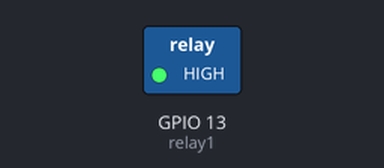
This program was run on a simulated Raspberry Pi (BCM pin numbers). On the bench: switched loads named in the program (green lamp = pin HIGH). Dashed ring = blinking.

Above: at 0.5 s.
Timing chart, 0 to 4.6 s (numbered marks = the images above):
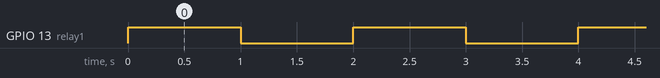

The program:

Relay_1.py
```python
import RPi.GPIO as GPIO
import time

relay1=13
GPIO.setmode(GPIO.BCM)
GPIO.setup(relay1, GPIO.OUT)

while True:
    GPIO.output(relay1,True)
    time.sleep(1)
    GPIO.output(relay1,False)
    time.sleep(1)
```

Measured:
- by itself, GPIO 13 (relay1): alternates HIGH for 1.0 s and LOW for 1.0 s
